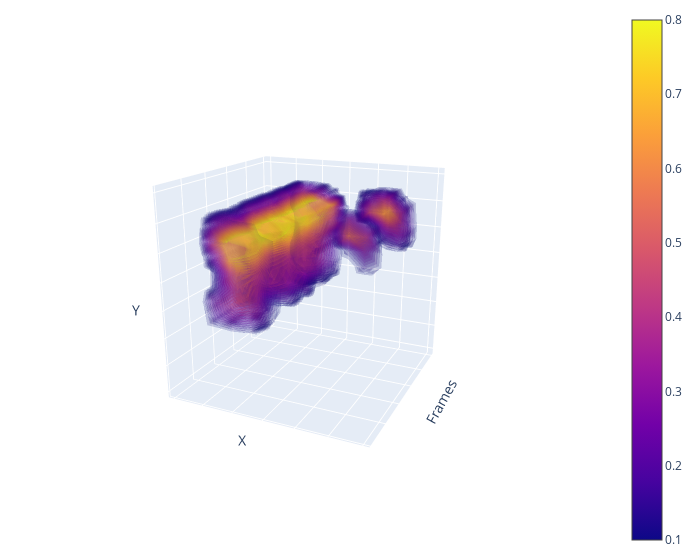

This figure's notebook cell:
### Code cell
import plotly.graph_objects as go
import numpy as np
# Plotly volume rendering for the 4th class

volume = trimmed_filtered_frames[4]
# Scale volume to [0, 1]
volume = (volume - volume.min()) / (volume.max() - volume.min())

X, Y, Z = np.mgrid[0:volume.shape[0], 0:volume.shape[1], 0:volume.shape[2]]
values = volume.flatten()

fig = go.Figure(data=go.Volume(
    # Invert z axis
    x=Z.flatten(),
    y=X.flatten(),
    z=Y.flatten()*-1,
    value=values,
    isomin=0.1,
    isomax=0.8,
    opacity=0.1, # needs to be small to see through all surfaces
    surface_count=21, # needs to be a large number for good volume rendering
    ))
# Remove axis ticks
fig.update_layout(scene_xaxis_showticklabels=False,
                  scene_yaxis_showticklabels=False,
                  scene_zaxis_showticklabels=False)

# Rename y axis to "time"
fig.update_layout(scene = dict(
                    xaxis_title='X',
                    yaxis_title='Frames',
                    zaxis_title='Y'),
                    width=700,
                    margin=dict(r=20, b=10, l=10, t=10))

x_eye = -1.25
y_eye = 2.7
z_eye = 1

fig.update_layout(
        #  title='Class 4',
        #  width=600,
        #  height=600,
         scene_camera_eye=dict(x=x_eye, y=y_eye, z=z_eye),
)

fig.show()

### Figure 1 — Plotly figure (JSON) as saved in the notebook; plotly's stock layout.template omitted (floating-point values rounded to 4 significant figures; data arrays with more than 128 entries replaced by an {"elided": "..."} marker saying what was removed)
{"data": [{"isomax": 0.8, "isomin": 0.1, "opacity": 0.1, "surface": {"count": 21}, "type": "volume", "value": {"elided": "19305 float values"}, "x": {"elided": "19305 int values"}, "y": {"elided": "19305 int values"}, "z": {"elided": "19305 int values"}}], "layout": {"margin": {"b": 10, "l": 10, "r": 20, "t": 10}, "scene": {"camera": {"eye": {"x": -1.25, "y": 2.7, "z": 1}}, "xaxis": {"showticklabels": false, "title": {"text": "X"}}, "yaxis": {"showticklabels": false, "title": {"text": "Frames"}}, "zaxis": {"showticklabels": false, "title": {"text": "Y"}}}, "width": 700}}
